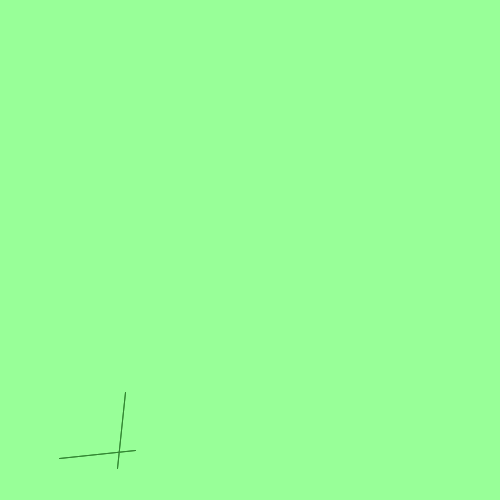
Frame 1 (no input)
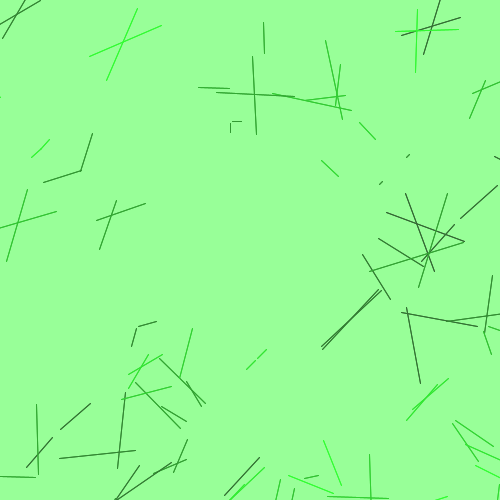
Frame 60 (the mouse pressed at the canvas centre just before this capture)
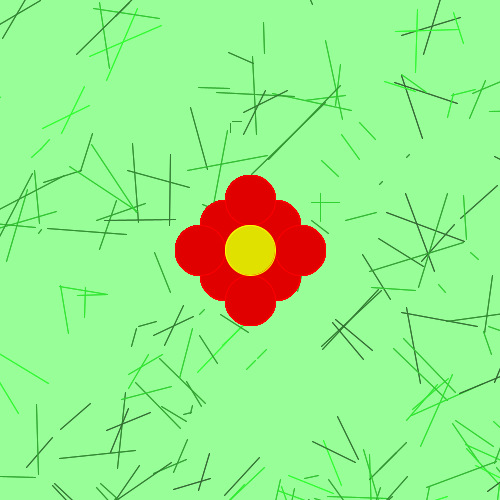
Frame 120 (the mouse held since frame 60 and released just before this capture)

The Processing sketch that drew these frames (run headless with seeded random() and noise(); from frame 60 on, the mouse is pressed at the canvas centre):

// Processing sketch: texture
// ── texture.pde
/*
texture.pde

author: christopher romo
created: 10/08/2024
*/

import java.util.ArrayList;
import java.util.Random;

ArrayList<Flower> flowers = new ArrayList<>();
Random rand = new Random();

void setup() {
  size(500,500);
  surface.setLocation(100, 100);
  background(152,255,152);  
} // setup

void draw() {
  // save random numbers into variables
  int offset1 = rand.nextInt(100);
  int offset2 = rand.nextInt(100);
  int offset3 = rand.nextInt(100);
  int offset4 = rand.nextInt(100);
  
  int coordX = rand.nextInt(500 - (-50) + 1) + (-50);
  int coordY = rand.nextInt(500 - (-50) + 1) + (-50);
  
  int green = rand.nextInt((255 - 100) + 1) + 100;
  
  // use variables to create lines
  stroke(50,green,50);
  line(coordX + offset1, coordY + offset2, coordX + offset3, coordY + offset4);
  line(coordX + offset2, coordY + offset1, coordX + offset4, coordY + offset3);
  line(coordX + offset3, coordY + offset4, coordX + offset1, coordY + offset2);
  line(coordX + offset4, coordY + offset3, coordX + offset2, coordY + offset1);
  
  int posX;
  int posY;
  
  // draw each flower in the array list
  for (Flower flower: flowers) {
    // flower location
    posX = flower.getPosX();
    posY = flower.getPosY();
    
    // petals
    stroke(255,0,0);
    fill(225,0,0);
    ellipse(posX + 25,posY + 25,50,50);
    ellipse(posX - 25,posY - 25,50,50);
    ellipse(posX - 25,posY + 25,50,50);
    ellipse(posX + 25,posY - 25,50,50);
    ellipse(posX + 50,posY,50,50);
    ellipse(posX - 50,posY,50,50);
    ellipse(posX,posY + 50,50,50);
    ellipse(posX,posY - 50,50,50);
  
    // center
    stroke(255,255,0);
    fill(225,225,0);
    ellipse(posX,posY,50,50);   
  }
} // draw

void mousePressed() {
  // creates a flower object.
  
  Flower flower = new Flower(mouseX, mouseY);
  flowers.add(flower);
} // mousePressed

public class Flower {
  // the Flower class creates a flower object.

  // instance variables
  int posX;
  int posY;
  
  // constructor that creates flower object.
  public Flower(int posX, int posY) {
    this.posX = posX;
    this.posY = posY;
  }
  
  // getters
  public int getPosX() {
    return posX;
  }
  
  public int getPosY() {
    return posY;
  }
} // Flower
